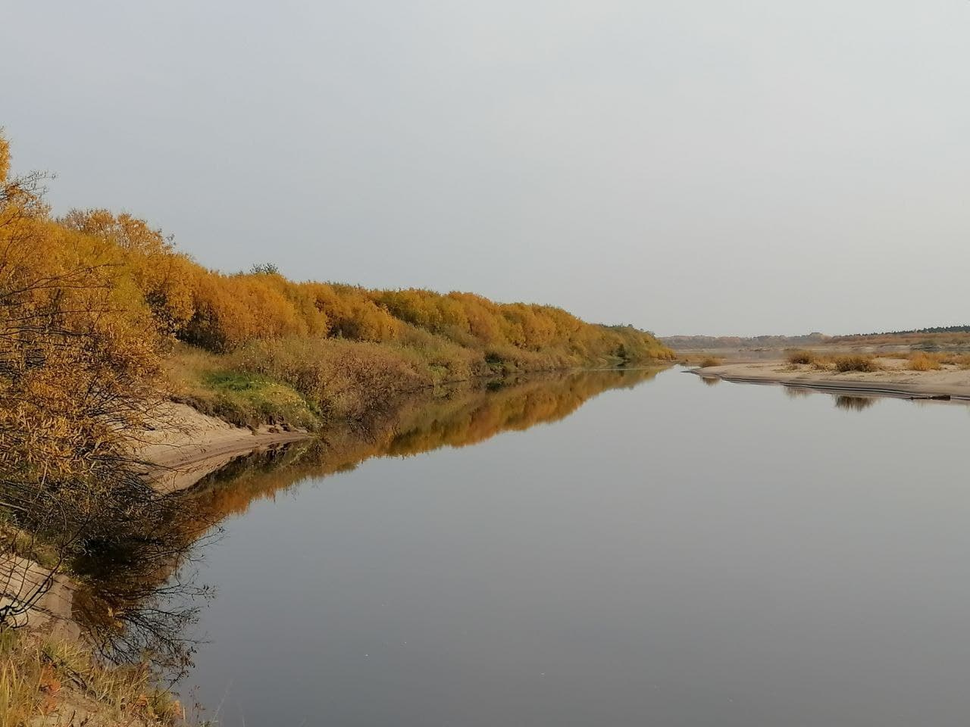
#> input picture lec/singular/river.png, 970 x 727 px, shrunk from 1280 x 960 before the run
$ python main.py
#> lines starting #> are read from the running program, lines starting #| are printed output that depends on the picture
"""Example of using the singular decomposition to compress image."""

from matplotlib import pyplot as plt
import numpy as np


SETTINGS = {
    'file': 'river.png',
    'factor': 10,
}


def main():
    """The entry point."""

    A = plt.imread(SETTINGS['file'])
#> A is the input picture: shape (727, 970, 3) float32; mean R, G, B 0.613, 0.586, 0.545

    r = A.shape[1] // SETTINGS['factor']
#> r = 97

    A1, A2, A3 = to_channels(A)

    t1 = Triade(*trunc(A1, r))
    t2 = Triade(*trunc(A2, r))
    t3 = Triade(*trunc(A3, r))

    im = Image(t1, t2, t3)

    before = A.shape[0]*A.shape[1]*A.shape[2]
    print(round(1 - (im.size() / before), 2))

    plt.subplot(121)
    plt.imshow(A)

    plt.subplot(122)
    plt.imshow(im.get_matrix())

    plt.show()


class Triade:
    """Result of singular decomposition."""

    def __init__(self, u, s, v):
        self.u = u
        self.s = s
        self.v = v

    def get_tuple(self):
        """Return self as a tuple."""

        return (self.u, self.s, self.v)


class Image:
    """Compressed image."""

    def __init__(self, t1, t2, t3):
        self.ts = [t1, t2, t3]

    def get_matrix(self):
        """Get matrix (for visualization)."""

        bs = [None, None, None]
        for i in range(3):
            bs[i] = restore(*self.ts[i].get_tuple())
        return from_channels(*bs)

    def size(self):
        """Calculate size."""

        s = 0
        for i in range(3):
            s += self.ts[i].u.shape[0] * self.ts[i].u.shape[1]
            s += self.ts[i].s.shape[0] * self.ts[i].s.shape[1]
            s += self.ts[i].v.shape[0] * self.ts[i].v.shape[1]
        return s


def trunc(A, r):
    """Singular decomposition and truncate result. There is
    TruncatedSVD in numpy."""
#> called with r = 97

    m = A.shape[0]
#> m = 727
    n = A.shape[1]
#> n = 970

    u, s, vh = np.linalg.svd(A)
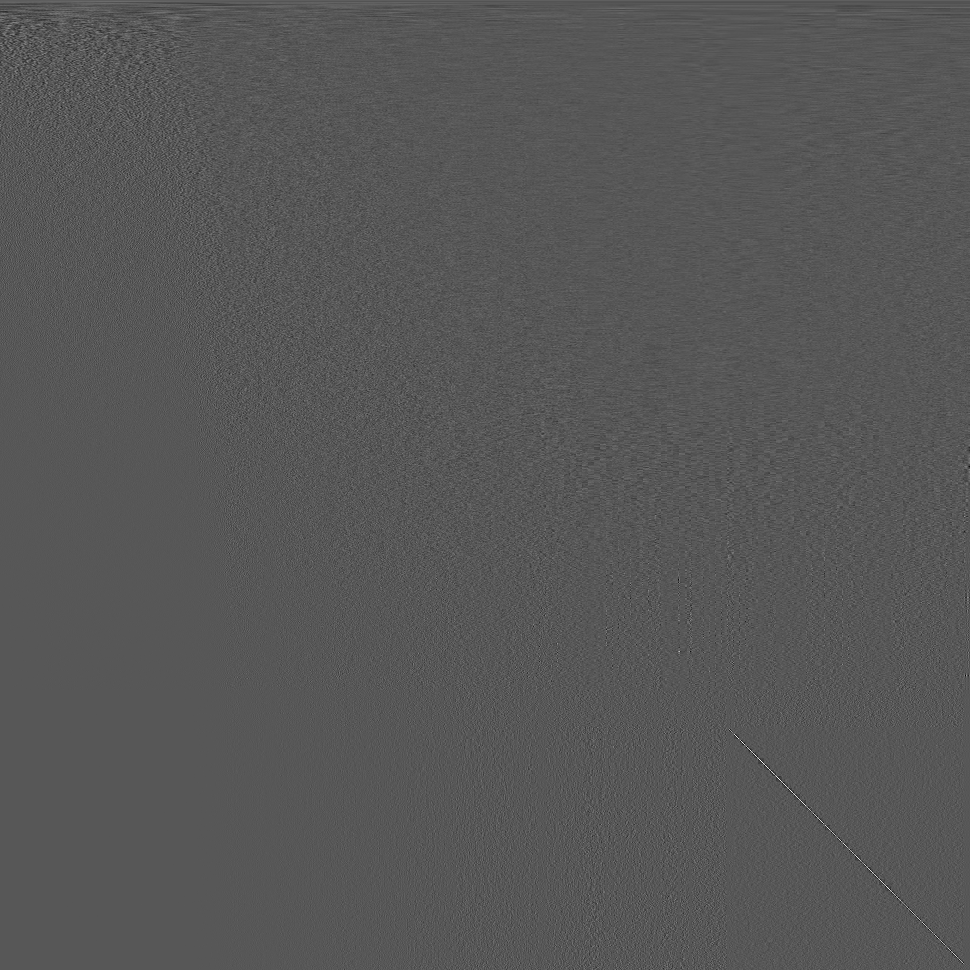
#> vh: shape (970, 970) float32; min -0.376, max 0.721, mean 3.72e-05; drawn with min black and max white
#> s = 727 values, max 527.4 at index 0, min 5.26e-14 at index 690, mean 1.75

    sm = np.zeros((m, n))
    sm[:n, :m] = np.diag(s)

    u = u[:, :r]
#> u: shape (727, 97) float32
    sm = sm[:, :r]
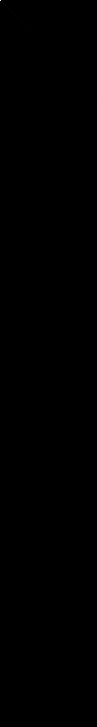
#> sm: shape (727, 97) float64; min 0, max 527.4, mean 0; drawn with min black and max white
    vh = vh[:r, :]
#> vh: shape (97, 970) float32
#> call 2 of trunc, with r = 97
#> in trunc (call 2), `u, s, vh = np.linalg.svd(A)`: s = 727 values, max 512.4 at index 0, min 5.1e-14 at index 688, mean 1.79
#> in trunc (call 2), `vh = vh[:r, :]`:
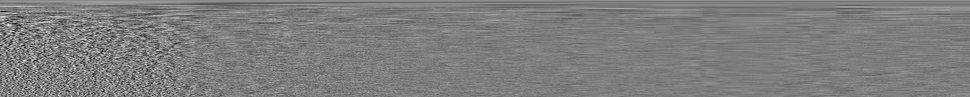
#> vh: shape (97, 970) float32; min -0.249, max 0.255, mean 0.000375; drawn with min black and max white
#> call 3 of trunc, with r = 97
#> in trunc (call 3), `u, s, vh = np.linalg.svd(A)`: s = 727 values, max 490.5 at index 0, min 4.85e-14 at index 690, mean 1.85
#> in trunc (call 3), `u = u[:, :r]`:
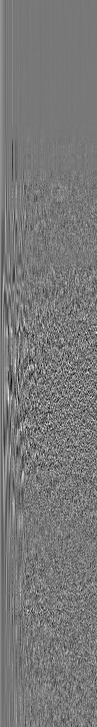
#> u: shape (727, 97) float32; min -0.223, max 0.248, mean 0.000348; drawn with min black and max white
#> in trunc (call 3), `vh = vh[:r, :]`:
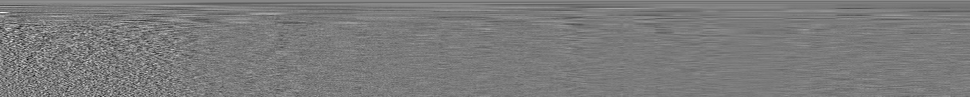
#> vh: shape (97, 970) float32; min -0.317, max 0.338, mean 0.000399; drawn with min black and max white
#| 0.67
#> after the loop in get_matrix, `for i in range(3):`: bs = 3 items

    return u, sm, vh


def restore(u, s, vh):
    """Restore matrix from triade."""

    m = s.shape[0]
    r = s.shape[1]

    u_ = np.zeros((m, m))
    u_[:, :r] = u
    return u_.dot(s.dot(vh))


def to_channels(m):
    """Split image matrix to channels."""

    ms = [[], [], []]
    for row in m:
        rs = [[], [], []]
        for elem in row:
            for i in range(3):
                rs[i].append(elem[i])

        for i in range(3):
            ms[i].append(rs[i])

    return np.array(ms[0]), np.array(ms[1]), np.array(ms[2])


def from_channels(m1, m2, m3):
    """Build image matrix from channels."""

    m = []
    for r1, r2, r3 in zip(m1, m2, m3):
        r = []
        for e1, e2, e3 in zip(r1, r2, r3):
            e = [e1, e2, e3]
            r.append(e)
        m.append(r)
#> after the loop, m = 727 items
    return np.array(m)
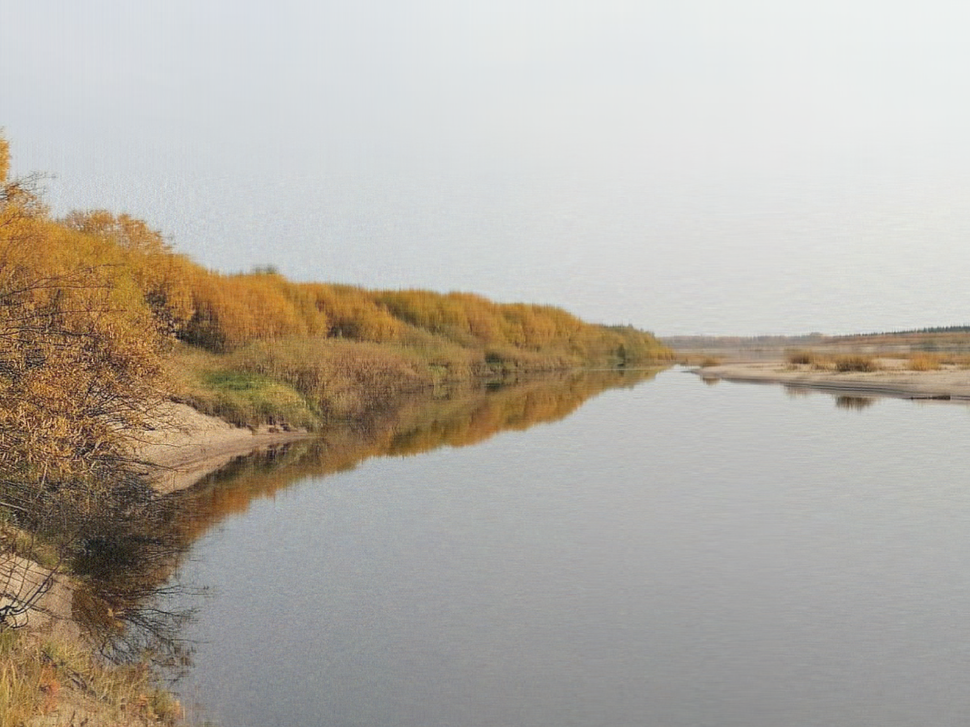
#> returned value: shape (727, 970, 3) float64; mean of channels 0, 1, 2 0.613, 0.586, 0.545; drawn with min black and max white


if __name__ == "__main__":
    main()
#> in main, `plt.show()`:
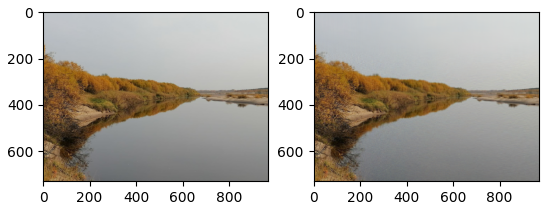
#> figure drawn by matplotlib, 2 panels

$ run again, with lec/singular/chum.png copied over lec/singular/river.png
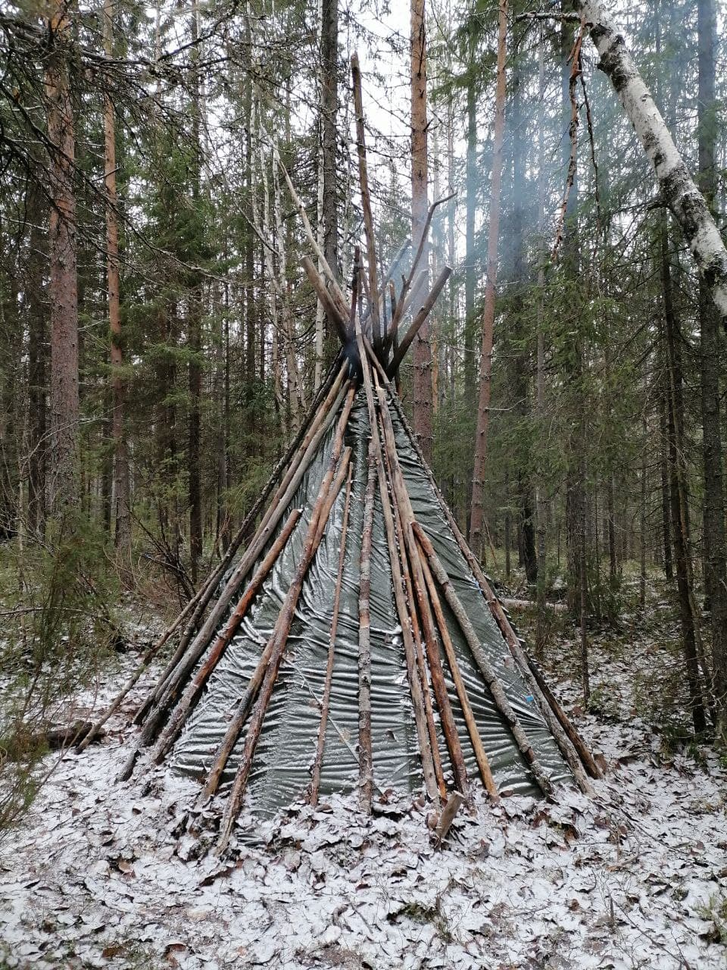
#> input picture lec/singular/chum.png, 727 x 970 px, shrunk from 960 x 1280 before the run
#> in main, A is the input picture: shape (970, 727, 3) float32; mean R, G, B 0.444, 0.438, 0.419
#> s = 727 values, max 389.5 at index 0, min 0.222 at index 726, mean 4.26
#> s = 727 values, max 376.6 at index 0, min 0.216 at index 726, mean 4.31
#> in trunc (call 3), `vh = vh[:r, :]`:
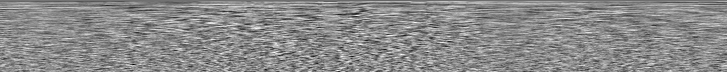
#> vh: shape (72, 727) float32; min -0.184, max 0.153, mean -0.000485; drawn with min black and max white
#| 0.73
#> after the loop in get_matrix, `for i in range(3):`: bs = 3 items
#> after the loop in from_channels, `for r1, r2, r3 in zip(m1, m2, m3):`: m = 970 items
#> in main, `plt.show()`:
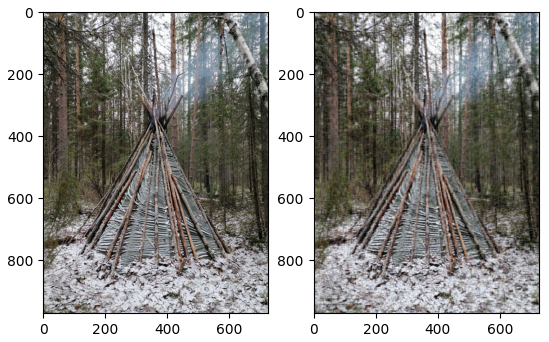
#> figure drawn by matplotlib, 2 panels
